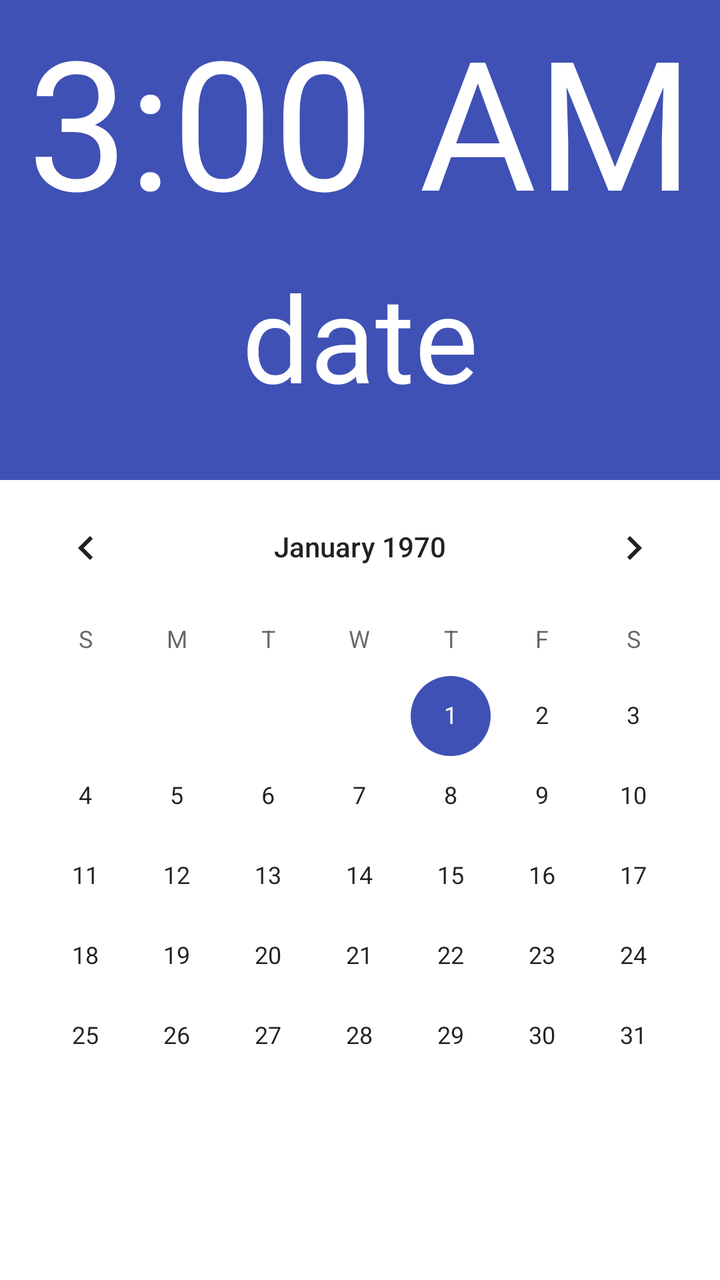
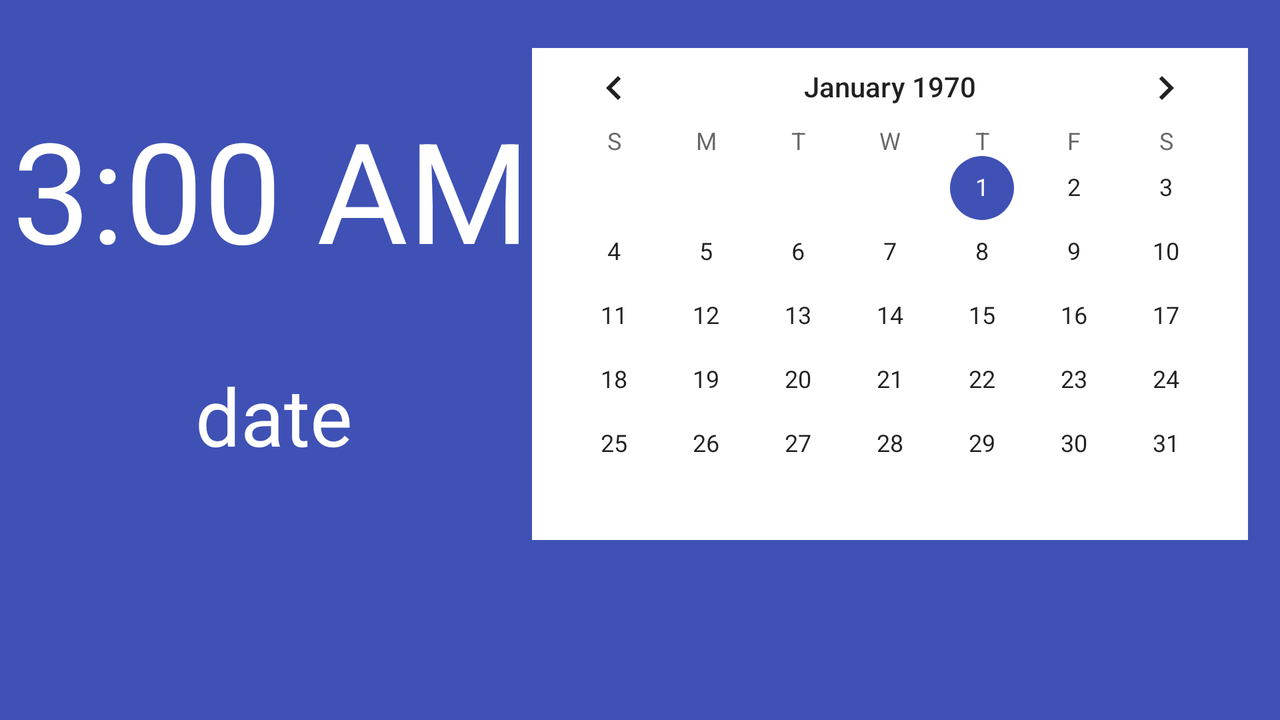

The same Android screen from two of the app's own layout files: first res/layout/ as a phone draws it, then the author's variant for another configuration, drawn on a device whose configuration selects that folder. Both files follow.
<!-- AndroidManifest.xml: application theme AppTheme -->
<!-- res/layout/date_time_fragment.xml -->
<?xml version="1.0" encoding="utf-8"?>
<android.support.constraint.ConstraintLayout xmlns:android="http://schemas.android.com/apk/res/android"
    xmlns:app="http://schemas.android.com/apk/res-auto"
    android:orientation="vertical"
    android:layout_width="match_parent"
    android:layout_height="match_parent"
    android:background="@color/colorPrimary">


    <TextClock
        android:id="@+id/textClock"
        android:layout_width="0dp"
        android:layout_height="wrap_content"
        android:textAlignment="center"
        android:textColor="#ffffff"
        android:textSize="90sp"
        android:timeZone="GMT+3"
        app:layout_constraintLeft_toLeftOf="parent"
        app:layout_constraintRight_toRightOf="parent"
        app:layout_constraintTop_toTopOf="parent" />

    <TextView
        android:layout_width="wrap_content"
        android:layout_height="wrap_content"
        android:id="@+id/textDate"
        android:textColor="#ffffff"
        android:gravity="center"
        app:layout_constraintTop_toBottomOf="@+id/textClock"
        android:layout_marginEnd="16dp"
        app:layout_constraintRight_toRightOf="parent"
        android:layout_marginStart="16dp"
        app:layout_constraintLeft_toLeftOf="parent"
        android:layout_marginTop="8dp"
        android:text="date"
        android:textAlignment="center"
        android:textSize="60sp" />

    <CalendarView
        android:id="@+id/calendarView"
        style="@style/AppTheme"
        android:layout_width="0dp"
        android:layout_height="0dp"
        android:layout_marginTop="32dp"
        android:background="#ffffff"
        android:firstDayOfWeek="@android:integer/config_mediumAnimTime"
        android:focusable="false"
        android:nestedScrollingEnabled="true"
        android:showWeekNumber="false"
        android:theme="@android:style/Widget.Material.CalendarView"
        app:layout_constraintBottom_toBottomOf="parent"
        app:layout_constraintLeft_toLeftOf="parent"
        app:layout_constraintRight_toRightOf="parent"
        app:layout_constraintTop_toBottomOf="@+id/textDate" />

</android.support.constraint.ConstraintLayout>
<!-- resources referenced by this layout -->
<resources>
  <color name="colorPrimary">#3f51b5</color>
  <style name="AppTheme" parent="Theme.AppCompat.Light.DarkActionBar">
          
          <item name="colorPrimary">@color/colorPrimary</item>
          <item name="colorPrimaryDark">@color/colorPrimaryDark</item>
          <item name="colorAccent">@color/colorAccent</item>
      </style>
  <color name="colorPrimaryDark">#303f9f</color>
  <color name="colorAccent">#3F51B5</color>
</resources>
<!-- res/layout-land/date_time_fragment.xml (the author's variant of the layout above) -->
<!-- drawn on the phone turned sideways -->
<?xml version="1.0" encoding="utf-8"?>
<android.support.constraint.ConstraintLayout xmlns:android="http://schemas.android.com/apk/res/android"
    xmlns:app="http://schemas.android.com/apk/res-auto"
    xmlns:tools="http://schemas.android.com/tools"
    android:orientation="vertical"
    android:layout_width="match_parent"
    android:layout_height="match_parent"
    android:background="@color/colorPrimary">


    <TextClock
        android:layout_width="wrap_content"
        android:layout_height="wrap_content"
        android:id="@+id/textClock"
        android:textColor="#ffffff"
        android:textAlignment="center"
        android:timeZone="GMT+3"
        app:layout_constraintTop_toTopOf="parent"
        android:layout_marginStart="16dp"
        app:layout_constraintLeft_toLeftOf="parent"
        android:layout_marginTop="48dp"
        android:textSize="70sp"
        app:layout_constraintRight_toLeftOf="@+id/calendarView"
        android:layout_marginEnd="8dp"
        app:layout_constraintHorizontal_bias="0.6" />

    <TextView
        android:layout_width="wrap_content"
        android:layout_height="wrap_content"
        android:id="@+id/textDate"
        android:textColor="#ffffff"
        android:textSize="40dp"
        android:gravity="center"
        app:layout_constraintTop_toBottomOf="@+id/textClock"
        android:layout_marginStart="16dp"
        app:layout_constraintLeft_toLeftOf="parent"
        android:layout_marginTop="40dp"
        android:text="date"
        android:textAlignment="center"
        app:layout_constraintRight_toLeftOf="@+id/calendarView"
        android:layout_marginEnd="8dp" />

    <CalendarView
        android:layout_width="wrap_content"
        android:layout_height="wrap_content"
        android:id="@+id/calendarView"
        android:showWeekNumber="false"
        android:background="#ffffff"
        style="@style/AppTheme"
        android:focusable="false"
        android:firstDayOfWeek="@android:integer/config_mediumAnimTime"
        android:nestedScrollingEnabled="true"
        android:layout_marginEnd="16dp"
        app:layout_constraintRight_toRightOf="parent"
        android:layout_marginStart="16dp"
        app:layout_constraintLeft_toLeftOf="parent"
        app:layout_constraintHorizontal_bias="1.0"
        android:layout_marginTop="24dp"
        app:layout_constraintTop_toTopOf="parent"
        app:layout_constraintBottom_toBottomOf="parent"
        android:layout_marginBottom="16dp"
        app:layout_constraintVertical_bias="0.0" />

</android.support.constraint.ConstraintLayout>
